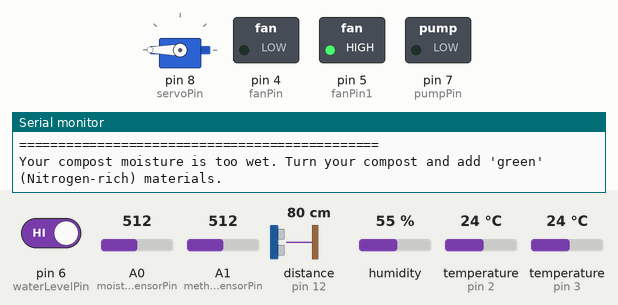
Simulated run of this sketch. Board: Arduino Uno, built with avr-gcc and run on an emulated ATmega328P. On the bench: servo, switched loads named in the sketch (green lamp = pin HIGH), the last lines printed to the serial monitor. Wiring (inferred from the names in the program): ultrasonic range finder: trigger pin 11; echo pin 12. Dashed ring = blinking. The inputs (shaded band) are chosen by the test bench; at power-on: A0 (moistureSensorPin) = 512, temperature (sensors on pin 2, pin 3) 24 °C, pin 6 (waterLevelPin) HIGH, A1 (methaneSensorPin) = 512, distance to the obstacle (sensor on pin 12) 80 cm, humidity 55 %. The echo pulse lasts 58.3 µs per cm; pins used as bus, display or sensor lines are not drawn.

Above: at 2.2 s.
2.3 s: A0 (moistureSensorPin) set to 739
8.4 s: A0 (moistureSensorPin) set to 766
At 9.0 s:
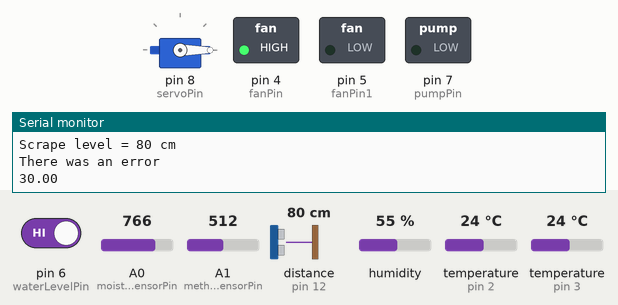
13.0 s: A0 (moistureSensorPin) set to 893
16.1 s: A0 (moistureSensorPin) set to 917
At 19.6 s:
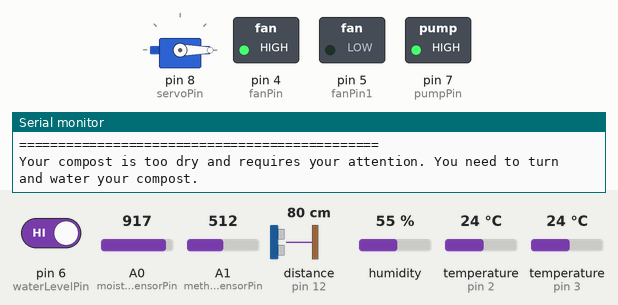
19.9 s: A0 (moistureSensorPin) set to 890
24.9 s: temperature (sensor on pin 2) set to 28 °C
Timing chart, 0 to 27.9 s (numbered marks = the images above; inputs shaded):
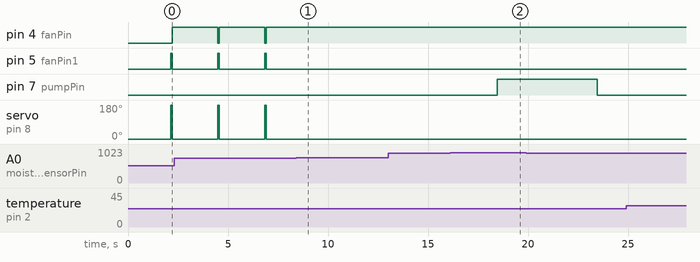

Measured:
- the behaviour switches between 749 and 750 on A0 (moistureSensorPin) (found by bisection; images 0 and 1)
- the behaviour switches between 899 and 900 on A0 (moistureSensorPin) (found by bisection; images 1 and 2)
- after the input at 8.4 s, pin 4 (fanPin): stops changing and stays HIGH; pin 5 (fanPin1): stops changing and stays LOW; servo on pin 8 (servoPin): stops changing and stays 0°
- after the input at 16.1 s, pin 7 (pumpPin): LOW → HIGH after 2.4 s
- by itself, pin 4 (fanPin): alternates HIGH for 2.3 s and LOW for 0.08 s
- by itself, pin 5 (fanPin1): alternates HIGH for 0.08 s and LOW for 2.3 s
- by itself, servo on pin 8 (servoPin): alternates 180° for 0.08 s and 0° for 2.3 s

The sketch:

sketch_dec14a.ino
```cpp
#include <DHT.h>
#include <OneWire.h>
#include <DallasTemperature.h>
#include <Servo.h>

#define DHTPIN 3
#define DHTTYPE DHT22
DHT dht(DHTPIN, DHTTYPE);

#define ONE_WIRE_BUS 2
OneWire oneWire(ONE_WIRE_BUS);
DallasTemperature sensor(&oneWire);

int fanPin=4;
int fanPin1=5;

String inString = "";

int moistureSensorPin = A0;
int methaneSensorPin = A1;

int servoPin = 8;
Servo servo;
int action = 0;

int pumpPin = 7;
int pumpTimeToRun = 5000;

int waterLevelPin = 6;

int ventAngle=0;
int startPump=0;

int trigPin=11;
int echoPin=12;
double duration, cm, inches;

double binDepth=30;

int AmbientTemperature;
int Temperature;
int Moisture;
int MethanePPM;
int WaterLevel;
int ScrapeLevel;

void setup() {
  Serial.begin(9600);

  pinMode(pumpPin, OUTPUT);
  pinMode(fanPin, OUTPUT);
  pinMode(fanPin1, OUTPUT);
  pinMode(trigPin, OUTPUT);
  pinMode(echoPin, INPUT);
  dht.begin();
  delay(1000);
  sensor.begin();

  servo.attach(servoPin);
  servo.write(action);


  Serial.println("================================");
}

void loop() {
  readSensors();
  Serial.println("");
  Serial.println("==============================================");
  analyze(AmbientTemperature,Temperature, Moisture, MethanePPM, WaterLevel, ScrapeLevel);
  Serial.println("==============================================");
  delay(1000);
  Serial.println("");
  Serial.println("");
}

void readSensors() {

  AmbientTemperature=getAmbientTemperature();
  Temperature=getTemperature();
  Moisture=getMoisture();
  MethanePPM=getMethanePPM();
  WaterLevel=getWaterLevel();
  ScrapeLevel=getScrapeLevel();
}

int getAmbientTemperature() {
  Serial.print("Humidity: ");
  Serial.print(dht.readHumidity());
  Serial.println(" %");
  Serial.print("Temperature: ");
  Serial.print(dht.readTemperature(true));
  Serial.println(" *F");
  return round(dht.readTemperature(true));
}

int getTemperature() {
  sensor.requestTemperatures();
  int sensorValue =  sensor.getTempFByIndex(0);
  Serial.print("Compost Temperature is: ");
  if (sensorValue < 0) {
    sensorValue = 0;
  }
  Serial.print(sensorValue);
  Serial.println(" *F");
  return sensorValue;
}

int getMoisture() {
  float sensorValue = analogRead(moistureSensorPin);
  int calcSensorValue;

  if (sensorValue < 750) {
    calcSensorValue = 30;
  }
  else if (sensorValue < 900) {
    calcSensorValue = 50;
  }
  else {
    calcSensorValue = 65;
  }

  Serial.print("Compost Moisture is: ");
  Serial.print(100-calcSensorValue);
  Serial.println(" %");
  return 100-calcSensorValue;
}

int getMethanePPM() {
  float sensorValue = analogRead(methaneSensorPin);
  double ppm = 10.938 * exp(1.7742 * (sensorValue * 5.0 / 4095));

  if (ppm < 0) {
    ppm = 0;
  }
  Serial.print("Methane PPM is: ");
  Serial.println(ppm);
  return ppm;
}

int getWaterLevel() {
  pinMode(waterLevelPin, INPUT_PULLUP);

  int waterLevelValue = digitalRead(waterLevelPin);
  if (waterLevelValue < 0) {
    waterLevelValue = 0;
  }
  Serial.print("Water Level is: ");
  Serial.println(waterLevelValue);
  return waterLevelValue;
}

int getScrapeLevel() {
  digitalWrite(trigPin, LOW);
  delayMicroseconds(5);
  digitalWrite(trigPin, HIGH);
  delayMicroseconds(10);
  digitalWrite(trigPin, LOW);
  pinMode(echoPin, INPUT);
  duration=pulseIn(echoPin, HIGH);
  cm=(duration/2)/29.1;
//  inches=(duration/2)/74;

  Serial.print("Scrape level = ");
//  Serial.print(round(inches));
//  Serial.print(" in, ");
  Serial.print(round(cm));
  Serial.println(" cm");

  double binFill = binDepth;
  if (cm <3) {
    cm =0;
  }
  if (cm>binDepth) {
    Serial.println("There was an error");
  }
  else {
    binFill = binDepth - cm;
  }
  Serial.println(binFill);
  delay(250);
  return binFill;
}

void analyze(int AmbientTemperature,int Temperature, int Moisture, int MethanePPM, int WaterLevel, int ScrapeLevel) {
  if (Moisture>60) {
    servo.write(180);
    digitalWrite(fanPin, LOW);
    digitalWrite(fanPin1, HIGH);
    Serial.println("Your compost moisture is too wet. Turn your compost and add 'green' (Nitrogen-rich) materials.");
    if (Temperature<90) {
    servo.write(0);
    digitalWrite(fanPin, HIGH);
    digitalWrite(fanPin1, LOW);
    if (Temperature<=AmbientTemperature) {
      Serial.println("Your compost temperature is lower than optimal. Turn compost and add 'green' (Nitrogen-rich) materials.");
    }
    else {
      Serial.println("Your compost temperature is lower than optimal. The ambient temperature is low, so you should cover your compost to continue aerobic composting.");
    }
  }
  else if (Temperature>=90 && Temperature<=140) {
    Serial.println("Your compost is at optimal temperature.");
  }
  else if (Temperature>=140 && Temperature<=160) {
    servo.write(180);
    digitalWrite(fanPin, LOW);
    digitalWrite(fanPin1, HIGH);
    Serial.println("Your compost temperature is slightly higher than optimal. You may want to turn the compost and add 'brown' materials.");
  }
  else if (Temperature>=160 && Temperature<=175) {
    servo.write(180);
    digitalWrite(fanPin, LOW);
    digitalWrite(fanPin1, HIGH);
    Serial.println("Your compost has reached unhealthily temperature. Turn compost and add 'brown' (Carbon-rich) materials.");
  }
  else if (Temperature>175) {
    servo.write(180);
    digitalWrite(fanPin, LOW);
    digitalWrite(fanPin1, HIGH);
    Serial.println("Your compost has reached an unsafe temperature. Immediately turn the compost and add water.");
    digitalWrite(pumpPin, HIGH);
    delay(pumpTimeToRun);
    digitalWrite(pumpPin, LOW);
  }
  }
  else if (Moisture>=40 && Moisture<=60) {
    servo.write(0);

    digitalWrite(fanPin, HIGH);
    digitalWrite(fanPin1, LOW);
    Serial.println("Your compost is at optimal moisture levels.");
    if (Temperature<90) {
    servo.write(0);

    digitalWrite(fanPin, HIGH);
    digitalWrite(fanPin1, LOW);
    if (Temperature<=AmbientTemperature) {
      Serial.println("Your compost temperature is lower than optimal. Turn compost and add 'green' (Nitrogen-rich) materials.");
    }
    else {
      Serial.println("Your compost temperature is lower than optimal. The ambient temperature is low, so you should cover your compost to continue aerobic composting.");
    }
  }
  else if (Temperature>=90 && Temperature<=140) {
    Serial.println("Your compost is at optimal temperature.");
  }
  else if (Temperature>=140 && Temperature<=160) {
    servo.write(180);

    digitalWrite(fanPin, LOW);
    digitalWrite(fanPin1, HIGH);
    Serial.println("Your compost temperature is slightly higher than optimal. You may want to turn the compost and add 'brown' materials.");
  }
  else if (Temperature>=160 && Temperature<=175) {
    servo.write(180);

    digitalWrite(fanPin, LOW);
    digitalWrite(fanPin1, HIGH);
    Serial.println("Your compost has reached unhealthily temperature. Turn compost and add 'brown' (Carbon-rich) materials.");
  }
  else if (Temperature>175) {
    servo.write(180);

    digitalWrite(fanPin, LOW);
    digitalWrite(fanPin1, HIGH);
    Serial.println("Your compost has reached an unsafe temperature. Immediately turn the compost and add water.");
    digitalWrite(pumpPin, HIGH);
    delay(pumpTimeToRun);
    digitalWrite(pumpPin, LOW);
  }
  }
  else if (Moisture<40) {
    servo.write(0);

    digitalWrite(fanPin, HIGH);
    digitalWrite(fanPin1, LOW);
    Serial.println("Your compost is too dry and requires your attention. You need to turn and water your compost.");
    digitalWrite(pumpPin, HIGH);
    delay(pumpTimeToRun);
    digitalWrite(pumpPin, LOW);
    if (Temperature<90) {
    servo.write(0);
    digitalWrite(fanPin, HIGH);
    digitalWrite(fanPin1, LOW);
    if (Temperature<=AmbientTemperature) {
      Serial.println("Your compost temperature is lower than optimal. Turn compost and add 'green' (Nitrogen-rich) materials.");
    }
    else {
      Serial.println("Your compost temperature is lower than optimal. The ambient temperature is low, so you should cover your compost to continue aerobic composting.");
    }
  }
  else if (Temperature>=90 && Temperature<=140) {
    Serial.println("Your compost is at optimal temperature.");
  }
  else if (Temperature>=140 && Temperature<=160) {
    servo.write(180);

    digitalWrite(fanPin, LOW);
    digitalWrite(fanPin1, HIGH);
    Serial.println("Your compost temperature is slightly higher than optimal. You may want to turn the compost and add 'brown' materials.");
  }
  else if (Temperature>=160 && Temperature<=175) {
    servo.write(180);

    digitalWrite(fanPin, LOW);
    digitalWrite(fanPin1, HIGH);
    Serial.println("Your compost has reached unhealthily temperature. Turn compost and add 'brown' (Carbon-rich) materials.");
  }
  else if (Temperature>175) {
    servo.write(180);

    digitalWrite(fanPin, LOW);
    digitalWrite(fanPin1, HIGH);
    Serial.println("Your compost has reached an unsafe temperature. Immediately turn the compost and add water.");
    digitalWrite(pumpPin, HIGH);
    delay(pumpTimeToRun);
    digitalWrite(pumpPin, LOW);
  }
  }
  if (WaterLevel==0) {
    Serial.println("Your need to add water to your water reservoir");
  }
  if (ScrapeLevel<10) {
    Serial.println("Your dustbin is full. Move scrape to compostbin");
  }
}
```
